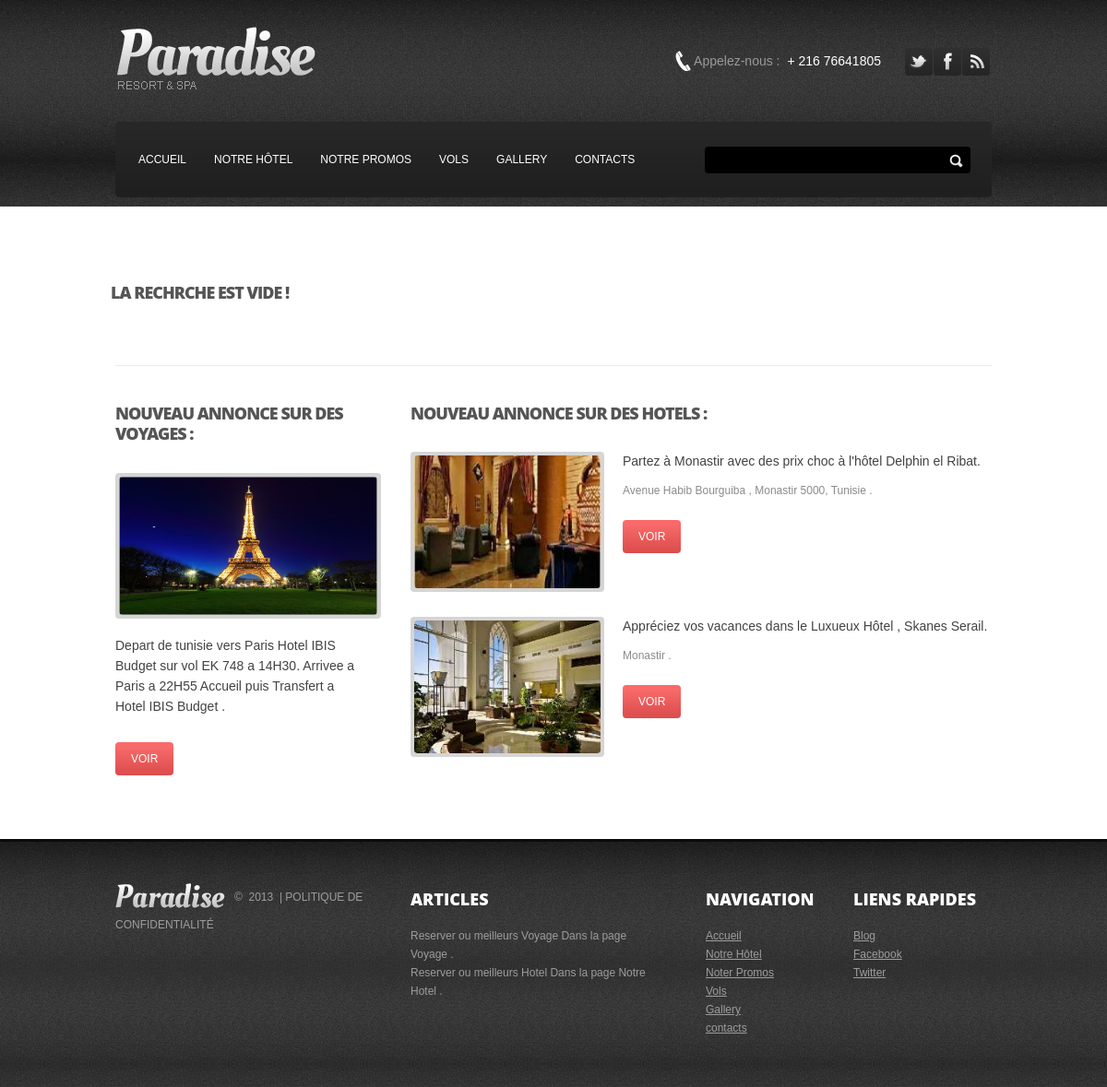
The page /path/search.php on the database its author committed.
### tables this page shows
CREATE TABLE IF NOT EXISTS `image` (
  `id` int(11) NOT NULL AUTO_INCREMENT,
  `nom` varchar(50) NOT NULL,
  `path` varchar(50) NOT NULL,
  `select_id` int(11) NOT NULL,
  `type` varchar(1) NOT NULL,
  PRIMARY KEY (`id`)
);

CREATE TABLE IF NOT EXISTS `voyage` (
  `id` int(11) NOT NULL AUTO_INCREMENT,
  `nom` varchar(30) NOT NULL,
  `description` varchar(255) NOT NULL,
  `prix` double NOT NULL,
  `date1` date NOT NULL,
  `date2` date NOT NULL,
  `PROGRAMME` varchar(9999) NOT NULL,
  PRIMARY KEY (`id`)
);

CREATE TABLE IF NOT EXISTS `promotion` (
  `id` int(11) NOT NULL AUTO_INCREMENT,
  `nom_h` varchar(25) NOT NULL,
  `adresse_h` varchar(50) NOT NULL,
  `star` int(11) NOT NULL,
  `prix` int(11) NOT NULL,
  `description` varchar(200) NOT NULL,
  `description2` text NOT NULL,
  PRIMARY KEY (`id`)
);

### path/search.php (the view, shortened to what this page needs)
<!DOCTYPE html>
<html lang="en">
<head>
    <link rel="stylesheet" type="text/css" media="screen" href="../css/style.css">
</head>
<body>
   	<header>
      <div class="container_24">
        <div class="header_box">
          <div class="header_top">
            <h1><a class="logo" href="../index.html">Motive</a></h1>
            <div class="social">
              <a href="#"><img src="../images/soc1.png" alt=""></a>
              <a href="#"><img src="../images/soc2.png" alt=""></a>
              <a href="#"><img src="../images/soc3.png" alt=""></a>
            </div>
            <div class="call">
              Appelez-nous  :  <span>+ 216 76641805</span>
            </div>
          </div>
          <nav>
            <ul class="sf-menu">
                <li><a href="../index.php">Accueil</a></li>
                <li><a href="hotel.php">Notre Hôtel</a></li>
                <li><a href="promotion.php">Notre Promos</a></li>
                <li><a href="voyage.php">Vols</a></li>
                <li><a href="gallery.php">Gallery</a></li>
                <li><a href="contacts.php">contacts</a></li>
             </ul>
              <form id="search" action="../index.php">
                <input type="text" name=""  />
                  <a onClick="document.getElementById('search').submit()"></a>
              </form>
            </nav>
        </div>
      </div>
    </header>
    <section id="content">
    	<div class="container_24">
        <div class="wrapper">
          <?php
          $rech = $_GET['s'];
		  $rech = trim($rech);
		  include('../include/connect.php');
		  if ($rech == '')
		  { echo "<h2>La rechrche est vide !</h2>" ;  }
			    ?>
        </div>
        <div class="stripe1"></div>
        <div class="wrapper">
          <article class="grid_7">
            <h2 class="ind3"> Nouveau Annonce Sur Des Voyages :</h2>
                <?php
             $sql3 = " SELECT * FROM `voyage` ORDER BY `voyage`.`id` DESC LIMIT 0, 1 ";
             $req3 = mysql_query($sql3)  ;
              while($var3 = mysql_fetch_assoc($req3))
                                  {
								     $hotel_id2 = $var3['id'] ;
								     ?>
                                     <?php
									           $sql4 = "SELECT * FROM `image` WHERE `select_id` = '$hotel_id2' && `type` = \"v\" LIMIT 0 , 1";
                                               $req4 = mysql_query($sql4)  ;
                                               while($var4 = mysql_fetch_assoc($req4))
                                                          {
															?>
															   <p class="p2"><a href="descriptif_detaille_voyage.php?idnom=<?php echo $var3['id'] ; ?> " class="img_wrap"> <img height="150" width="280" src="../<?php echo $var4['path'] ; ?>" /></a></p>
                                                            <?php
														  }
								  								?>
            <p class="f_14 p3"><a href="descriptif_detaille_voyage.php?idnom=<?php echo $var3['id'] ; ?> "><?php       echo $var3['description'] ;  ?> .<br></a></p>
           <?php
				    echo(
           "<div align=\"left\">
           <a class= button href=\"descriptif_detaille_voyage.php?idnom=".$var3['id'] ."\"> Voir </a></div><br>"
       ) ;
	   }
	    ?>
          </article>
          <article class="grid_16 last-col prefix_1">
            <h2 class="ind4">Nouveau Annonce Sur Des Hotels :</h2>
            <ul class="ext_list s_overview">
             <?php
             $sql3 = " SELECT * FROM `promotion` ORDER BY `promotion`.`id` DESC LIMIT 0, 2 ";
             $req3 = mysql_query($sql3)  ;
              while($var3 = mysql_fetch_assoc($req3))
                                  {
								     $promo_id2 = $var3['id'] ;
								     ?>
                                     <?php
									           $sql4 = "SELECT * FROM `image` WHERE `select_id` = '$promo_id2' && `type` = \"p\" LIMIT 0 , 1";
                                               $req4 = mysql_query($sql4)  ;
                                               while($var4 = mysql_fetch_assoc($req4))
                                                          {
															?>
															  <li> <figure><a href="descriptif_detaille_promotion.php?idnom=<?php echo $var3['id'] ; ?> " class="img_wrap"> <img height="144" width="202" src="../<?php echo $var4['path'] ; ?>" alt="" /></a></figure>
                                                                <?php
														  }
											?>
                <div>
                  <p class="f_14"><a href="descriptif_detaille_promotion.php?idnom=<?php echo $var3['id'] ; ?> "><?php       echo $var3['description'] ;  ?>. <br></a></p>
                   <?php
				    echo $var3['adresse_h'] ;  ?> . <br/>
                 <?php
				  echo(
           "<div align=\"left\">
           <a class= button href=\"descriptif_detaille_promotion.php?idnom=".$var3['id'] ."\"> Voir </a></div><br>"
       ) ;              ?>
											 <?php
								  }
		?>
                </div>
              </li>
            </ul>
          </article>
        </div>
      </div>
    </section>
    <footer>
      <div class="container_24">
        <div>
          <div class="grid_8">
            <div class="privacy">
              <a href="#" class="f_logo"><img src="../images/f_logo.png" alt="" /></a> <span>&nbsp;
              &copy;&nbsp; 2013&nbsp; | <a href="">Politique de confidentialité</a></span>
            </div>
          </div>
          <div class="grid_7">
            <h2>articles</h2>
            <ul class="articles">
               <li>
                <a href="voyage.php">Reserver ou meilleurs Voyage Dans la page Voyage .</a>
              </li>
              <li>
                <a href="hotel.php">Reserver ou meilleurs Hotel Dans la page Notre Hotel .</a>
              </li>
            </ul>
          </div>
          <div class="grid_4 prefix_1">
            <h2>Navigation</h2>
            <ul class="links_list">
                <li><a href="../index.php">Accueil</a></li>
                <li><a href="hotel.php">Notre Hôtel</a></li>
                <li><a href="promotion.php">Noter Promos</a></li>
                <li><a href="voyage.php">Vols</a></li>
                <li><a href="gallery.php">Gallery</a></li>
                <li><a href="contacts.php">contacts</a></li>
            </ul>
          </div>
          <div class="grid_4 last-col">
            <h2>liens rapides</h2>
            <ul class="links_list">
              <li><a href="">Blog </a></li>
              <li><a href="">Facebook</a></li>
              <li><a href="">Twitter</a></li>
            </ul>
          </div>
        </div>
      </div>
    </footer>
</body>
</html>

### include/connect.php (shortened to what this page needs)
<!DOCTYPE html PUBLIC "-//W3C//DTD XHTML 1.0 Transitional//EN" "http://www.w3.org/TR/xhtml1/DTD/xhtml1-transitional.dtd">
<html xmlns="http://www.w3.org/1999/xhtml">
<head>
</head>
<body>
</body>
</html>

### css/style.css (style rules this page uses)
html { width:100% }
body { font-family:Arial, Helvetica, sans-serif; font-size:12px; line-height:22px; color:#8b8b8b; min-width:960px; -webkit-text-size-adjust: none;background: url('../images/footer1.jpg') 50% bottom repeat #000; }
.wrapper { width:100%;overflow:hidden }
a { color:#8b8b8b;outline:none; text-decoration:none; cursor:pointer; }
.button { display:inline-block; padding:10px 17px 10px; margin: 21px 0 0; font-size: 12px; line-height: 16px; color:#fff;background: url('../images/button.jpg') repeat-x #dc4d4e;border-radius:4px;position: relative;text-transform:uppercase; }
header { padding:29px 0 10px;background: url('../images/header.jpg') 50% 0 repeat #282828;position: relative;z-index: 10; }
header h1 { width:221px;margin-left:0px;float: left; }
header h1 a { display:block;width:221px;height:70px;background:url(../images/logo.png) 0 0 no-repeat; text-decoration:none; text-indent:-9999px; }
.header_top { margin-bottom:33px;overflow: hidden; }
.social { overflow:hidden;float: right;padding: 23px 2px 0; }
.social a { display:block; float:left;width:30px;height:30px; overflow:hidden; margin-left:1px; }
.social a:first-child { margin: 0 0 0 0; }
.call { float: right;background: url('../images/call.png') 0 26px no-repeat;padding: 26px 24px 0 20px;font-size:14px;color:#9a9a9a; }
.call span { color:#ffffff;display:inline-block;margin-left:4px; }
.header_box { margin:0 5px;position: relative; }
#content { padding:82px 0px 47px 0px;clear: both;background: #fff;position: relative;z-index: 1; }
p { margin-bottom:20px }
.p2 { margin-bottom:18px; }
.p3 { margin-bottom:7px; }
h2,h3,h4 { font-weight:normal; }
h2, h3, h4 { margin-bottom:25px;font-size: 18px; line-height: 22px; color:#555555;letter-spacing:-1px; }
h2.ind3 { margin-bottom:32px; }
h2.ind4 { margin-bottom:30px; }
.title1, .title2, .offer .title, .os, h2 { font-family: 'Open Sans', sans-serif;font-weight:800;text-transform:uppercase; }
.button1 em, .button em, a.img_wrap, footer a, .sf-menu a { -webkit-transition: all 0.5s ease;-moz-transition: all 0.5s ease;-o-transition: all 0.5s ease;transition: all 0.5s ease; }
.ext_list>li, .ext_box { overflow:hidden; }
.ext_list>li>figure, .ext_box>figure { float:left; }
.ext_list>li>div, .ext_box>div { overflow:hidden; }
.f_14, .f_14 a, a.f_14 { font-size:14px;line-height:22px;color:#424242; }
.img_wrap { border:4px solid #d5d5d5;display:inline-block;background:#D5D5D5; }
.img_wrap, .img_wrap img { border-radius:4px; }
.articles a { color:#9d9d9d; }
.links_list { text-transform:none; }
.links_list a { color:#9d9d9d;text-decoration:underline; }
.stripe1 { height:1px;background:#ebebeb;margin: 43px 5px 40px; }
.s_overview>li { margin-bottom:26px; }
.s_overview>li>div p { margin-bottom:10px; }
.s_overview>li>figure { margin: 1px 20px 0 0; }
footer { padding:54px 0;background: url('../images/footer.jpg') 50% 0 repeat-x;line-height:20px; }
footer .privacy { text-transform:uppercase;margin-top:-6px;line-height:30px; }
footer .privacy, footer .privacy a { color:#9d9d9d; }
footer h2 { color:#fff;letter-spacing:0;margin-bottom:19px; }

### css/skeleton.css (style rules this page uses)
.wrapper { width:100%; overflow:hidden; position:relative; }
.container_24 { position: relative; width: 960px; margin: 0 auto; padding: 0; }
.grid_1, .grid_2, .grid_3, .grid_4, .grid_5, .grid_6, .grid_7, .grid_8, .grid_9, .grid_10, .grid_11, .grid_12, .grid_13, .grid_14, .grid_15, .grid_16, .grid_17, .grid_18, .grid_19, .grid_20, .grid_21, .grid_22, .grid_23, .grid_24 { float: left; display: inline; margin-left:5px; margin-right:5px; }
.container_24 .grid_4 { width: 150px; }
.container_24 .grid_7 { width: 270px; }
.container_24 .grid_8 { width: 310px; }
.container_24 .grid_16 { width: 630px; }
.container_24 .prefix_1 { padding-left:40px; }
.container_24:after { content: "\0020"; display: block; height: 0; clear: both; visibility: hidden; }

### rows shown on the page
voyage: description "Depart de tunisie vers Paris Hotel IBIS Budget sur vol EK 748 a 14H30. Arrivee a Paris a 22H55 Accueil puis Transfert a Hotel IBIS Budget"
image: path (picture)
promotion: description "Partez à Monastir avec des prix choc à l'hôtel Delphin el Ribat", adresse_h "Avenue Habib Bourguiba , Monastir 5000, Tunisie"
image: path (picture)
promotion: description "Appréciez vos vacances dans le Luxueux Hôtel , Skanes Serail", adresse_h "Monastir"
image: path (picture)
